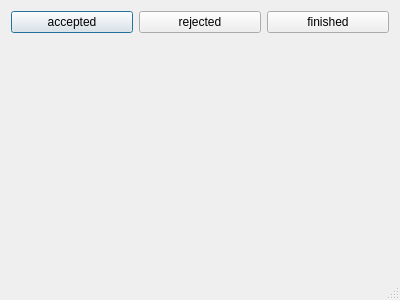
<?xml version="1.0" encoding="UTF-8"?>
<ui version="4.0">
 <class>Dialog</class>
 <widget class="QDialog" name="Dialog">
  <property name="geometry">
   <rect>
    <x>0</x>
    <y>0</y>
    <width>400</width>
    <height>300</height>
   </rect>
  </property>
  <property name="windowTitle">
   <string>Dialog</string>
  </property>
  <property name="sizeGripEnabled">
   <bool>true</bool>
  </property>
  <property name="modal">
   <bool>true</bool>
  </property>
  <layout class="QGridLayout" name="gridLayout">
   <item row="0" column="0">
    <layout class="QVBoxLayout" name="verticalLayout">
     <item>
      <layout class="QHBoxLayout" name="horizontalLayout">
       <item>
        <widget class="QPushButton" name="pushButton">
         <property name="text">
          <string>accepted</string>
         </property>
        </widget>
       </item>
       <item>
        <widget class="QPushButton" name="pushButton_2">
         <property name="text">
          <string>rejected</string>
         </property>
        </widget>
       </item>
       <item>
        <widget class="QPushButton" name="pushButton_3">
         <property name="text">
          <string>finished</string>
         </property>
        </widget>
       </item>
      </layout>
     </item>
     <item>
      <spacer name="verticalSpacer">
       <property name="orientation">
        <enum>Qt::Vertical</enum>
       </property>
       <property name="sizeHint" stdset="0">
        <size>
         <width>20</width>
         <height>40</height>
        </size>
       </property>
      </spacer>
     </item>
    </layout>
   </item>
  </layout>
 </widget>
 <resources/>
 <connections/>
</ui>
